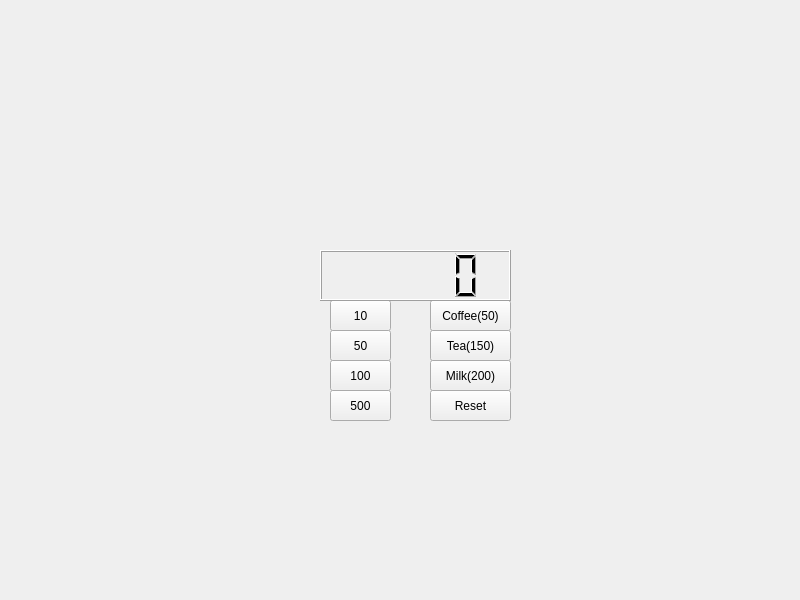
<?xml version="1.0" encoding="UTF-8"?>
<ui version="4.0">
 <class>Widget</class>
 <widget class="QWidget" name="Widget">
  <property name="geometry">
   <rect>
    <x>0</x>
    <y>0</y>
    <width>800</width>
    <height>600</height>
   </rect>
  </property>
  <property name="windowTitle">
   <string>Widget</string>
  </property>
  <widget class="QPushButton" name="pbReset">
   <property name="geometry">
    <rect>
     <x>430</x>
     <y>390</y>
     <width>81</width>
     <height>31</height>
    </rect>
   </property>
   <property name="text">
    <string>Reset</string>
   </property>
  </widget>
  <widget class="QPushButton" name="pb10">
   <property name="geometry">
    <rect>
     <x>330</x>
     <y>300</y>
     <width>61</width>
     <height>31</height>
    </rect>
   </property>
   <property name="text">
    <string>10</string>
   </property>
  </widget>
  <widget class="QPushButton" name="pb100">
   <property name="geometry">
    <rect>
     <x>330</x>
     <y>360</y>
     <width>61</width>
     <height>31</height>
    </rect>
   </property>
   <property name="text">
    <string>100</string>
   </property>
  </widget>
  <widget class="QPushButton" name="pbCoffee">
   <property name="geometry">
    <rect>
     <x>430</x>
     <y>300</y>
     <width>81</width>
     <height>31</height>
    </rect>
   </property>
   <property name="text">
    <string>Coffee(50)</string>
   </property>
  </widget>
  <widget class="QPushButton" name="pbMilk">
   <property name="geometry">
    <rect>
     <x>430</x>
     <y>360</y>
     <width>81</width>
     <height>31</height>
    </rect>
   </property>
   <property name="text">
    <string>Milk(200)</string>
   </property>
  </widget>
  <widget class="QPushButton" name="pb50">
   <property name="geometry">
    <rect>
     <x>330</x>
     <y>330</y>
     <width>61</width>
     <height>31</height>
    </rect>
   </property>
   <property name="text">
    <string>50</string>
   </property>
  </widget>
  <widget class="QLCDNumber" name="lcdNumber">
   <property name="geometry">
    <rect>
     <x>320</x>
     <y>250</y>
     <width>191</width>
     <height>51</height>
    </rect>
   </property>
  </widget>
  <widget class="QPushButton" name="pb500">
   <property name="geometry">
    <rect>
     <x>330</x>
     <y>390</y>
     <width>61</width>
     <height>31</height>
    </rect>
   </property>
   <property name="text">
    <string>500</string>
   </property>
  </widget>
  <widget class="QPushButton" name="pbTea">
   <property name="geometry">
    <rect>
     <x>430</x>
     <y>330</y>
     <width>81</width>
     <height>31</height>
    </rect>
   </property>
   <property name="text">
    <string>Tea(150)</string>
   </property>
  </widget>
 </widget>
 <resources/>
 <connections/>
</ui>
